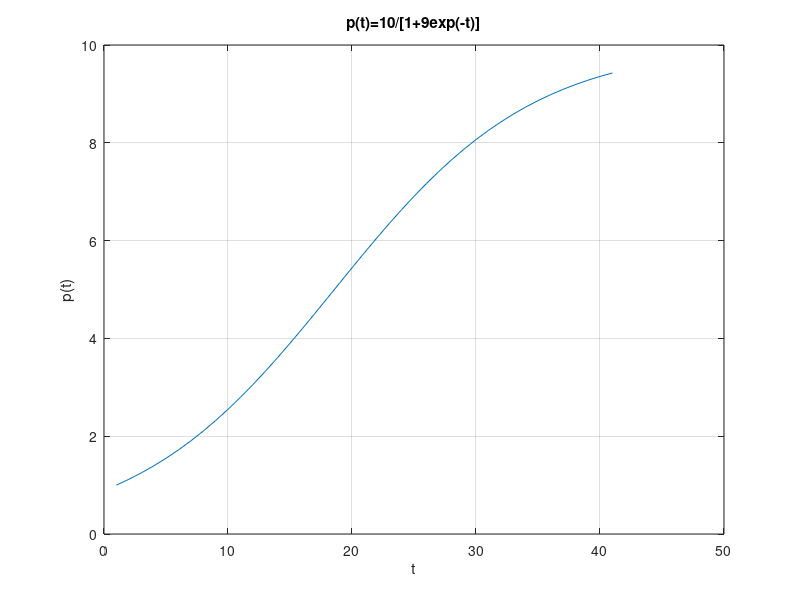

Here is the MATLAB script that generated this plot: (Note: this script raises an error after producing the figure.)
function [] = ws1()

t_e=5;
Dt=[1,1/2,1/4,1/8];

plot_p_t(Dt(end),t_e)

R=[Dt; ones(3,4)];
for k=1:4
R(2,k)=expliciteuler(Dt(k),t_e);
R(3,k)=heun(Dt(k),t_e);
R(4,k)=rungekutta(Dt(k),t_e);
end

% Just to check. Not part of needed output
printmat(R,'Worksheet 1: Results','Dt Euler Heun RK', '1 1/2 1/4 1/8');

V=10/(1+9*exp(-5));

E=[Dt; ones(3,4)];

for j=1:4
for k=2:4
    E(k,j)=sqrt((E(1,j)/5)*(R(k,j)-V)^2);
end
end

% Just to check. Not part of needed output
printmat(E,'Worksheet 1: Errors','Dt Exact Euler Heun RK', '1 1/2 1/4 1/8');

Euler=[Dt;E(2,:);zeros(2,4)];
Heun=[Dt;E(3,:);zeros(2,4)];
RK=[Dt;E(4,:);zeros(2,4)];

printmat(Euler,'Explicit Euler method (q=1)','Dt error error_red error_app','1 1/2 1/4 1/8') 
printmat(Heun,'method of Heun (q=2)','Dt error error_red error_app','1 1/2 1/4 1/8') 
printmat(Euler,'Runge-Kutta method (q=4)','Dt error error_red error_app','1 1/2 1/4 1/8') 

end

function [] = plot_p_t(Dt,t_e)

t=0:Dt:t_e;
p=10./(1+9.*exp(-t));
plot(p)
title('p(t)=10/[1+9exp(-t)]');
xlabel('t');
ylabel('p(t)');
grid on

end

function [dpdt]=dpdt(p)

dpdt=(1-p/10)*p;

end

function [p] = expliciteuler(Dt,t_e)

p=1;
for t=0:Dt:t_e
p=p+Dt*dpdt(p);
end

end

function [p] = heun(Dt,t_e)    
    
p=1;
for t=0:Dt:t_e
dpdt_1=dpdt(p);
dpdt_2=dpdt(p+Dt*dpdt(p));
p=p+Dt*(1/2)*(dpdt_1+dpdt_2);
end

end

function [p] = rungekutta(Dt,t_e)

p=1;
for t=0:Dt:t_e
dpdt_1=dpdt(p);
dpdt_2=dpdt(p+Dt*(1/2)*dpdt_1);
dpdt_3=dpdt(p+Dt*(1/2)*dpdt_2);
dpdt_4=dpdt(p+Dt*dpdt_3);
p=p+Dt*(1/6)*(dpdt_1+2*dpdt_2+2*dpdt_3+dpdt_4);
end

end
    
